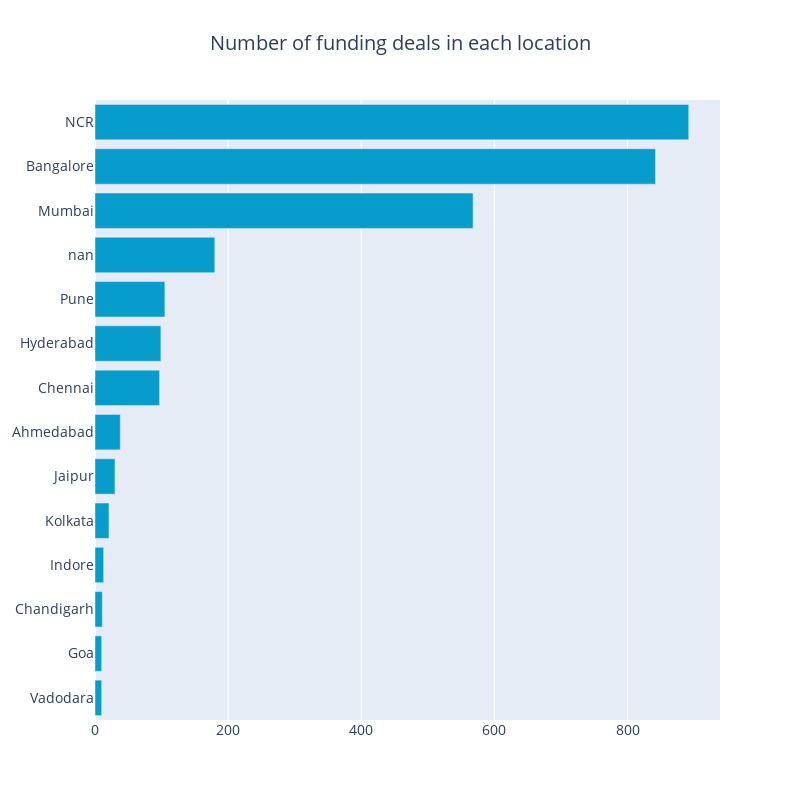

The notebook cell saved with this chart:
### Code cell
location_map = {
    "Bengaluru": "Bangalore",
    "Delhi": "NCR",
    "New Delhi": "NCR",
    "Gurugram": "NCR",
    "Gurgaon": "NCR",
    "Noida": "NCR"
}
for i, v in location_map.items():
    df['City'][df['City']==i] = v 

def horizontal_bar_chart(srs, color):
    trace = go.Bar(
        x=srs.values[::-1],
        y=srs.index[::-1],
        showlegend=False,
        orientation = 'h',
        marker=dict(
            color=color,
        ),
    )
    return trace

cnt_srs = df['City'].value_counts()[:14]
layout = go.Layout(
    title=go.layout.Title(
        text="Number of funding deals in each location",
        x=0.5
    ),
    font=dict(size=14),
    width=800,
    height=800,
)

data = [horizontal_bar_chart(cnt_srs, "#069DCD")]
fig = go.Figure(data=data, layout=layout)
py.iplot(fig, filename="funding")

### Figure 1 — Plotly figure (JSON) as saved in the notebook; plotly's stock layout.template omitted (floating-point values rounded to 4 significant figures)
{"data": [{"marker": {"color": "#069DCD"}, "orientation": "h", "showlegend": false, "type": "bar", "x": [10, 10, 11, 13, 21, 30, 38, 97, 99, 105, 180, 568, 842, 892], "y": ["Vadodara", "Goa", "Chandigarh", "Indore", "Kolkata", "Jaipur", "Ahmedabad", "Chennai", "Hyderabad", "Pune", "nan", "Mumbai", "Bangalore", "NCR"]}], "layout": {"font": {"size": 14}, "height": 800, "title": {"text": "Number of funding deals in each location", "x": 0.5}, "width": 800}}
